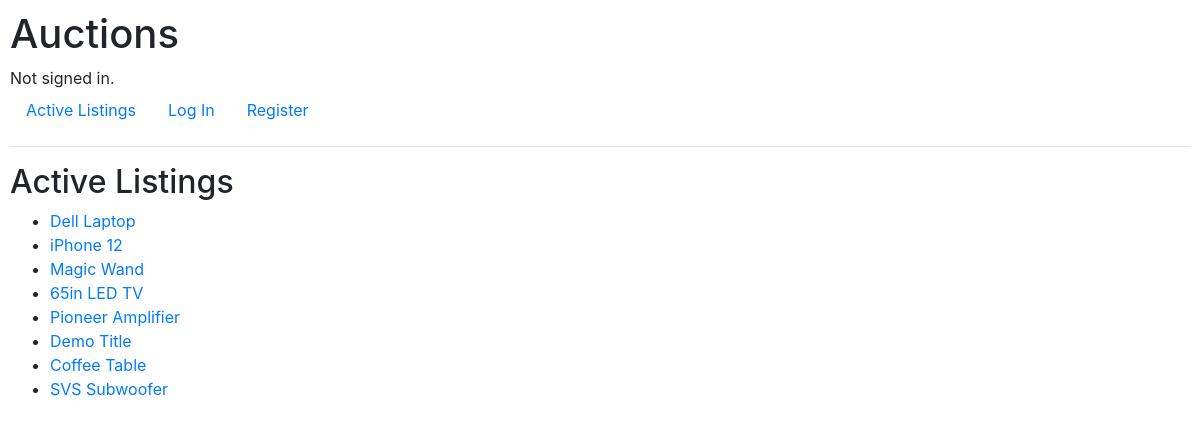
The page / on the database its author committed.
### auctions/models.py (models this page shows, shortened)
class Listing(models.Model):
    title = models.CharField(max_length= 30)
    description = models.CharField(max_length= 200)
    creator = models.ForeignKey(User, on_delete=models.CASCADE, related_name="user", null=True)
    bid = models.ManyToManyField("Bid", related_name="current_bid", null=True)
    bidders = models.ManyToManyField(User, blank=True, related_name="buyers")
    pub_date = models.DateField(default=date.today)
    mod_date = models.DateField(default=date.today)
    comments = models.ManyToManyField("Comment", related_name="listing_comments", null=True, blank=True)
    category = models.ManyToManyField("Category", related_name="listing_category", null=True)

### auctions/views.py (the view)
# urls.py: path("", views.index, name="index"),
def index(request):
    listings = Listing.objects.all()
    return render(request, "auctions/index.html", {"listings": listings})

### auctions/templates/auctions/index.html
{% extends "auctions/layout.html" %}
{% block body %}
    <h2>Active Listings</h2>
    <ul>
        {% for listing in listings %}
            <li><a href="listings/{{listing.id}}">{{listing.title}}</a></li>
        {% endfor %}
    </ul>
{% endblock %}

### auctions/static/auctions/styles.css (style rules this page uses)
body { padding: 10px; }

### rows shown on the page
Listing: title "Dell Laptop"
Listing: title "iPhone 12"
Listing: title "Magic Wand"
Listing: title "65in LED TV"
Listing: title "Pioneer Amplifier"
Listing: title "Demo Title"
Listing: title "Coffee Table"
Listing: title "SVS Subwoofer"
